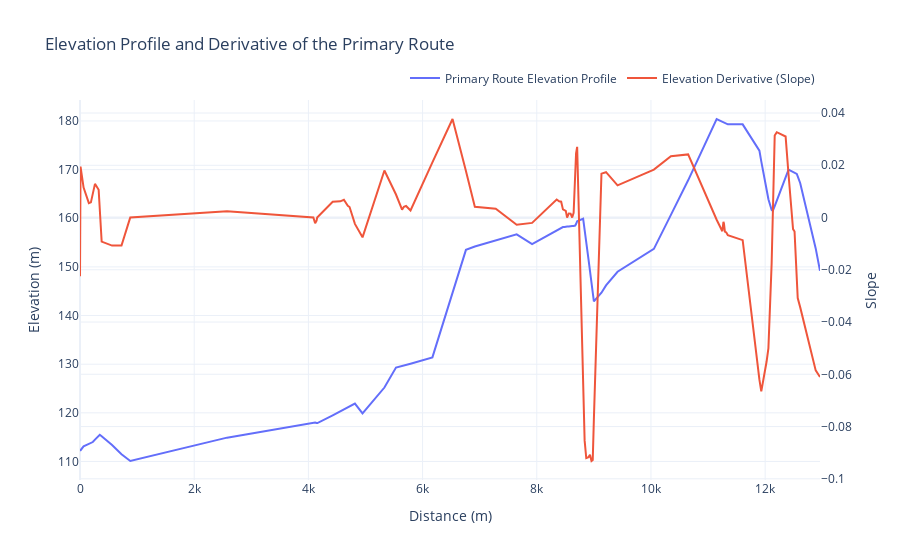

Source (notebook cell):
### Code cell
import numpy as np

def extract_elevation_and_distance(gpx_file_path):
    with open(gpx_file_path, 'r') as gpx_file:
        gpx = gpxpy.parse(gpx_file)

    elevations = []
    distances = []
    cumulative_distance = 0
    previous_point = None

    for track in gpx.tracks:
        for segment in track.segments:
            for point in segment.points:
                elevations.append(point.elevation)
                if previous_point is not None:
                    distance = point.distance_2d(previous_point)
                    cumulative_distance += distance
                distances.append(cumulative_distance)
                previous_point = point

    return elevations, distances


# Extract elevation and distance data for the primary route
elevations_route, distances_route = extract_elevation_and_distance(route_path)

# Calculate the derivative (slope)
derivative_route = np.gradient(elevations_route, distances_route)

# Create the Plotly figure for the primary route
fig = go.Figure()

# Add trace for the primary route elevation
fig.add_trace(go.Scatter(x=distances_route, y=elevations_route,
              mode='lines', name='Primary Route Elevation Profile'))

# Add trace for the derivative (slope) on the secondary y-axis
fig.add_trace(go.Scatter(x=distances_route, y=derivative_route,
              mode='lines', name='Elevation Derivative (Slope)', yaxis='y2'))

# Update layout to include secondary y-axis
fig.update_layout(
    title='Elevation Profile and Derivative of the Primary Route',
    xaxis_title='Distance (m)',
    yaxis_title='Elevation (m)',
    yaxis2=dict(
        title='Slope',
        overlaying='y',
        side='right'
    ),
    legend=dict(
        orientation="h",
        yanchor="bottom",
        y=1.02,
        xanchor="right",
        x=1
    ),
    template='plotly_white'
)

# Show the plot
fig.show()
